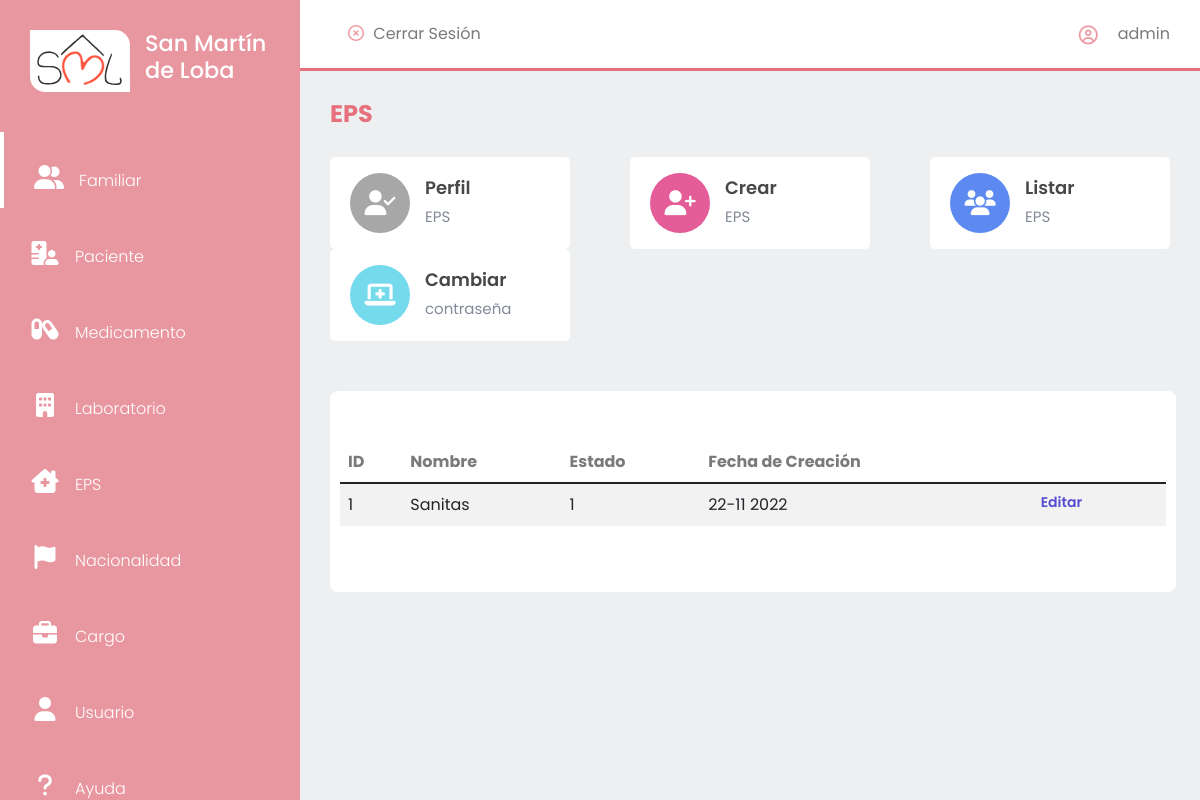
Page /eps/listar/ (signed in) on the earlier database version.
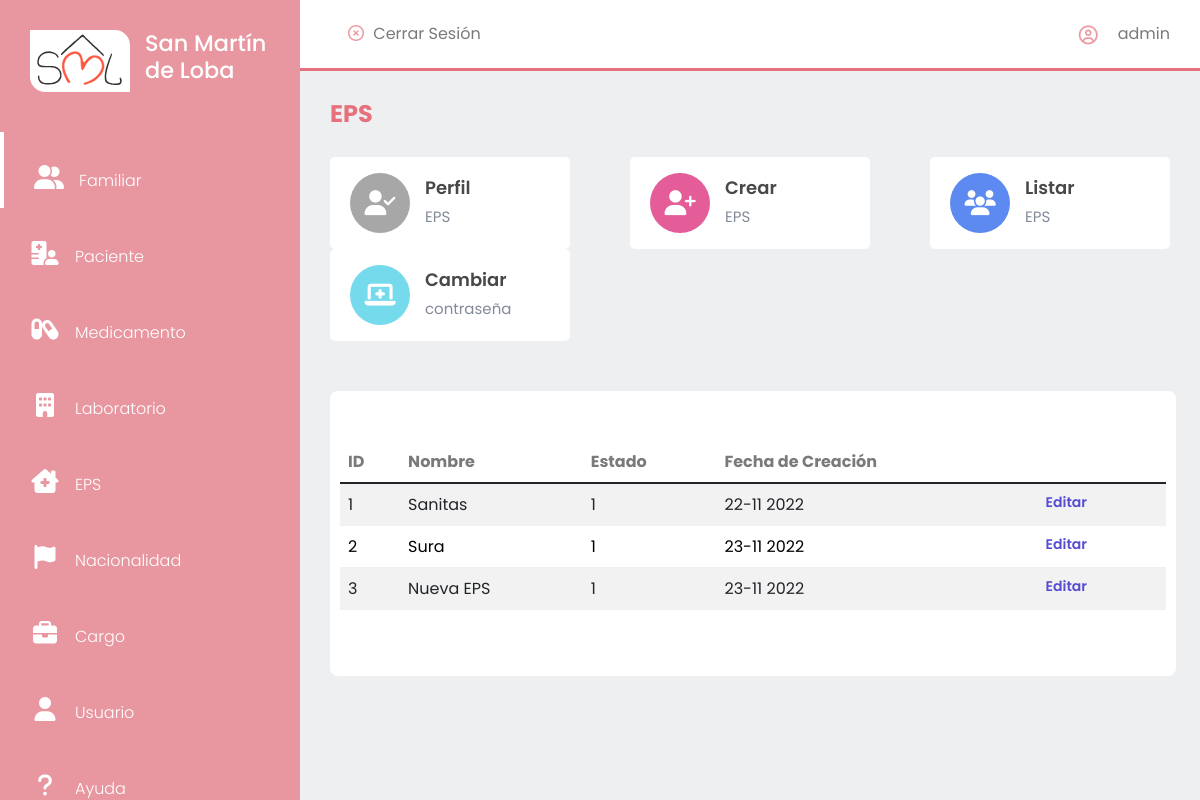
Same page on the later database version.
### eps/models.py (models this page shows, shortened)
class Eps(models.Model):
    nombre = models.CharField(max_length = 50, unique = True, verbose_name = "Nombre")
    class Estado(models.TextChoices):
        ACTIVO = '1', _('Activo')
        INACTIVO = '0', _('Inactivo')
    estado = models.CharField(max_length = 1, choices = Estado.choices, default = Estado.ACTIVO, verbose_name = "Estado")
    fechaCreacion = models.DateField(verbose_name = 'Fecha de Creación', null = True, blank = False, default = datetime.date.today)

### eps/views.py (the view)
# urls.py: path('listar/', eps_listar, name = 'eps-listar')
@login_required
def eps_listar(request):
    titulo = 'EPS'
    eps = Eps.objects.all()
    context = {
        'titulo': titulo,
        'eps': eps,
        'url': '../',
        'urlCrear': '../crear/',
        'urlListar': ''
    }
    return render(request, 'eps/eps-listar.html', context)

### base/templates/eps/eps-listar.html
{% extends 'partials/app.html' %}
{% load static %}
{% block contenido %}
    {% include 'partials/sidebar.html' %}
<section id="interface">
    {% include 'partials/nav-app.html' %}
    <div class="board">
        <table id="example" class="table table-striped tabla-datos" style="width:100%">
            <thead>
                <tr>
                    <th>ID</th>
                    <th>Nombre</th>
                    <th>Estado</th>
                    <th>Fecha de Creación</th>
                    {% if request.user.username == 'virginia' or request.user.username == 'admin' %}
                    <th></th>
                    {% endif %}
                </tr>
            </thead>
            <tbody>
                {% for ep in eps %}
                    <tr>
                        <td>{{ep.id}}</td>
                        <td>{{ep.nombre}}</td>
                        <td>{{ep.estado}}</td>
                        <td>{{ep.fechaCreacion| date:"d-m Y"}}</td>
                        {% if request.user.username == 'virginia' or request.user.username == 'admin' %}
                        <td class="edit">
                            <a class="boton" href="{% url 'eps-editar' ep.id %}"><label for="btn">Editar</label></a>
                        </td>
                        {% endif %}
                    </tr>
                {% endfor %}
            </tbody>
        </table>
    </div>
</section>
{% endblock contenido %}

Differences in the rows shown:
added Eps: id "2", nombre "Sura", estado "1", fechaCreacion "23-11 2022"
added Eps: id "3", nombre "Nueva EPS", estado "1", fechaCreacion "23-11 2022"
